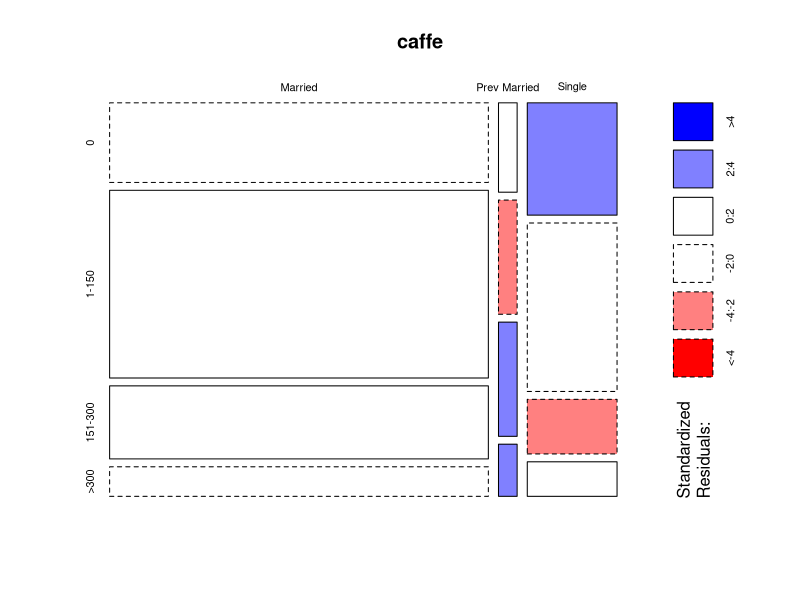

R code for this plot:
## ---- chunk 1
## set working directory
require("knitr")
## ---- chunk 2
# Code here
caffe <- matrix(c(652,36,218,1537,46,327,598,46,106,242,21,67), ncol = 4, 
                  dimnames = list(c("Married","Prev Married",'Single'),c('0',"1-150",'151-300','>300')))
caffe
## ---- chunk 3
# Code here
chisq.test(caffe,correct = FALSE)
## ---- chunk 4
# COde here
mosaicplot(caffe, shade = TRUE)
